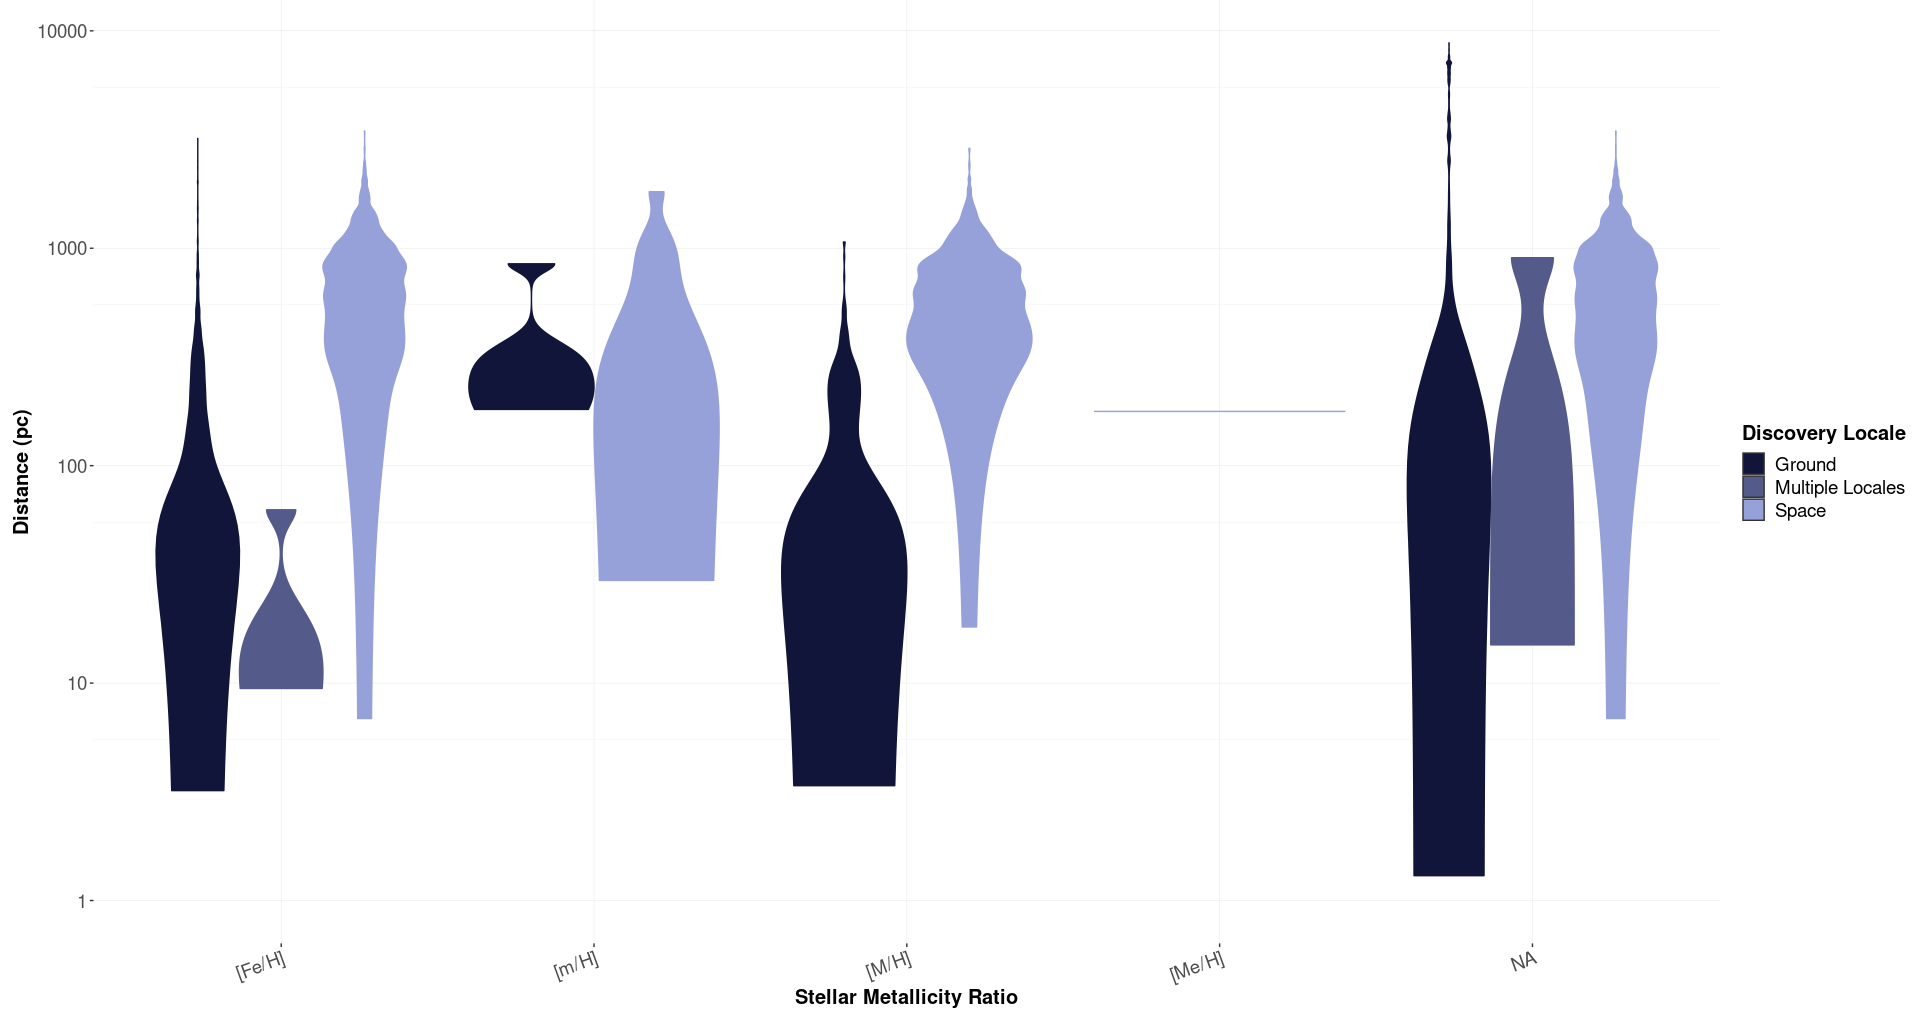

Write R code to recreate this figure.

# Paths:
path_data = "data/"
path_lib = "renv/library/R-4.1/x86_64-pc-linux-gnu/"

# Packages:
require(dplyr, lib = path_lib)
require(readr, lib = path_lib)
require(RColorBrewer, lib = path_lib)
require(ggplot2, lib = path_lib)

# Dataset:
df = readr::read_csv(paste0(path_data, "nasa_exoplanets.csv")) %>%
         as.data.frame()
attr(df, "spec") = NULL
df_varnames = readr::read_csv(paste0(path_data, "nasa_exoplanets_var_names.csv")) %>%
                  as.data.frame()
attr(df_varnames, "spec") = NULL

# Variables:
cat_var1 = "st_metratio"
cat_var2 = "disc_locale"
cat_var_name1 = (df_varnames %>%
                    dplyr::filter(var == cat_var1))$var_name
cat_var_name2 = (df_varnames %>%
                     dplyr::filter(var == cat_var2))$var_name
num_var = "sy_dist"
num_var_name = (df_varnames %>%
                    dplyr::filter(var == num_var))$var_name

# Adapt the data:
df_plot = df %>%
              dplyr::select(cat_var1,
                            cat_var2,
                            num_var)

# Deal with NA:
df_plot[which(is.na(df_plot[, cat_var1])), cat_var1] = "NA"
df_plot[which(is.na(df_plot[, cat_var2])), cat_var2] = "NA"

# Levels order:
sorted_levels1 = sort(unique(df_plot[, cat_var1]))
df_plot[, cat_var1] = factor(x = df_plot[, cat_var1],
                             levels = sorted_levels1)
sorted_levels2 = sort(unique(df_plot[, cat_var2]))
df_plot[, cat_var2] = factor(x = df_plot[, cat_var2],
                             levels = sorted_levels2)

# Plot:
my_palette = colorRampPalette(c("#111539", "#97A1D9"))
n_levels = length(unique(df_plot[, cat_var2]))
p = ggplot(
        data = df_plot,
        aes(
            x = get(cat_var1),
            y = get(num_var),
            fill = get(cat_var2),
            color = get(cat_var2),
            stat = "identity"
        )
    ) +
    geom_violin(
        show.legend = TRUE,
        width = 0.8,
        trim = TRUE,
        scale = "width"
    ) +
    coord_trans(
        y = "log10"
    ) +
    scale_y_continuous(
        breaks = 10**(-10:10),
        limits = c(1, max(df_plot[, num_var], na.rm = TRUE))
    ) +
    scale_fill_manual(
        values = my_palette(n_levels),
        name = cat_var_name2
    ) +
    scale_color_manual(
        values = my_palette(n_levels),
        guide = FALSE
    ) +
    theme(
        axis.text.x = element_text(
            size = 14,
            angle = 20, 
            hjust = 1,
            vjust = 1
        ),
        axis.text.y = element_text(size = 14),
        axis.title.x = element_text(
            size = 15,
            face = "bold"
        ),
        axis.title.y = element_text(
            size = 15,
            face = "bold"
        ),
        legend.title = element_text(
            size = 15,
            face = "bold"
        ),
        legend.text = element_text(size = 14),
        panel.background = element_rect(fill = "white"),
        panel.grid.major = element_line(
            size = 0.2,
            linetype = "solid",
            colour = "#eaeaea"
        ),
        panel.grid.minor = element_line(
            size = 0.1,
            linetype = "solid",
            colour = "#eaeaea"
        ),
        plot.margin = margin(
            t = 0, 
            r = 5,
            b = 5, 
            l = 10,
            unit = "pt"
        )
    ) +
    xlab(cat_var_name1) +
    ylab(num_var_name)

p
